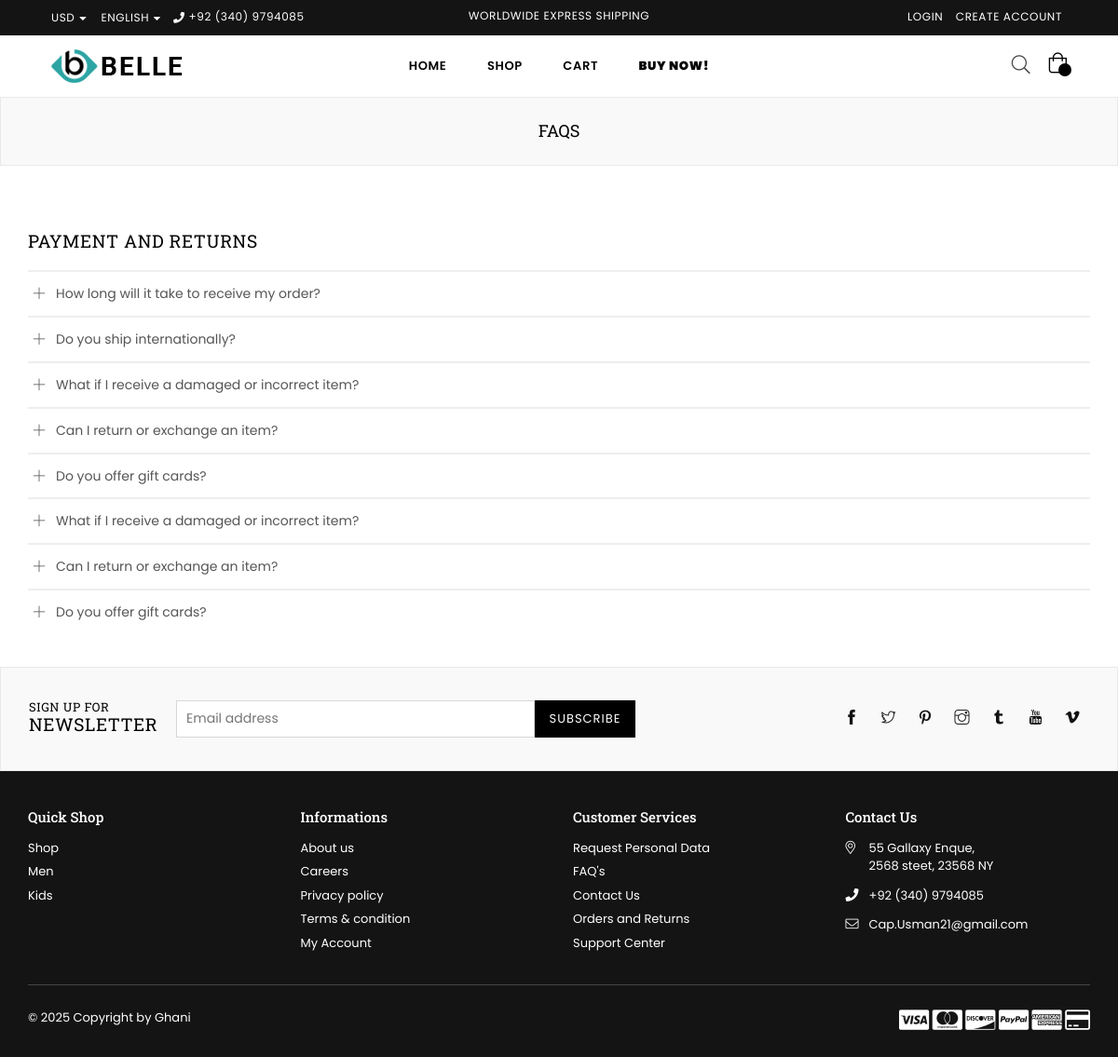
The page /faqs/ on the database its author committed.
### app/models.py (models this page shows, shortened)
class Faq(models.Model):
    question = models.CharField(max_length=200)
    answer= models.TextField()

### app/views.py (the view)
# urls.py: path('faqs/', views.faqs, name='faqs'),
def faqs(request):
    faqs= Faq.objects.all()
    context= {'faqs':faqs,}
    return render(request, 'app/faqs.html', context)

### app/context_processors.py (called while the page is built, shortened)
def cart_context(request):
    return {
        'cart_items': [],
        'cart_subtotal': 0,
        'cart_total_items': 0,
    }

### app/templates/app/faqs.html (shortened to what this page needs)
{% extends 'base.html' %} {% load static %} {% block content %}
<div id="page-content">
  <div class="page section-header text-center">
    <div class="page-title">
      <div class="wrapper"><h1 class="page-width">FAQs</h1></div>
    </div>
  </div>
  <div class="container">
    <div class="row">
      <div class="col-12 col-sm-12 col-md-12 col-lg-12 main-col">
        <div id="accordionExample">
          <h2 class="title h2">Payment and Returns</h2>
          {% for faq in faqs %}
          <div class="faq-body">
            <h4
              class="panel-title"
              data-toggle="collapse"
              data-target="#collapse{{ forloop.counter }}"
              aria-expanded="false"
              aria-controls="collapse{{ forloop.counter }}"
            >
              {{ faq.question }}
            </h4>
          </div>
          {% endfor %}
        </div>
      </div>
    </div>
  </div>
</div>
{% endblock content %}

### rows shown on the page
Faq: question "How long will it take to receive my order?"
Faq: question "Do you ship internationally?"
Faq: question "What if I receive a damaged or incorrect item?"
Faq: question "Can I return or exchange an item?"
Faq: question "Do you offer gift cards?"
Faq: question "What if I receive a damaged or incorrect item?"
Faq: question "Can I return or exchange an item?"
Faq: question "Do you offer gift cards?"
